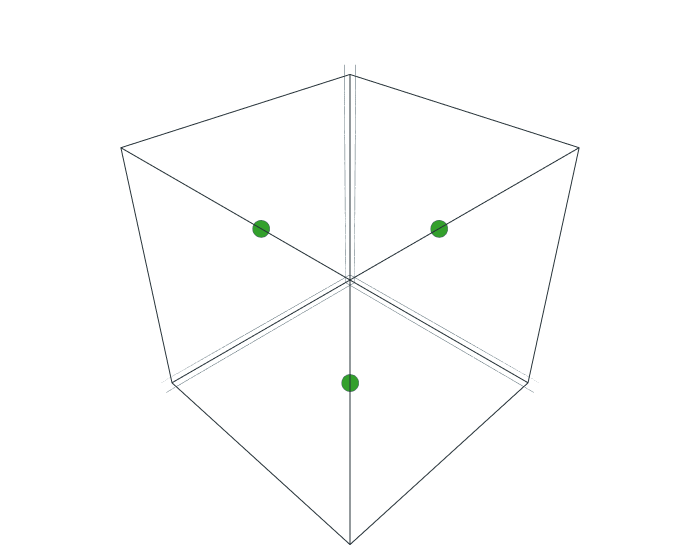

Here is the notebook cell this chart was saved with:
### Code cell
struct_Al.show.all()

### Figure 1 — Plotly figure (JSON) as saved in the notebook; plotly's stock layout.template omitted (floating-point values rounded to 4 significant figures)
{"data": [{"line": {"color": "#263238", "width": 2}, "mode": "lines", "name": "lines", "showlegend": false, "type": "scatter3d", "x": [0.0, 4.05, 4.05, 0.0, 0.0], "y": [0.0, 0.0, 4.05, 4.05, 0.0], "z": [0.0, 0.0, 0.0, 0.0, 0.0]}, {"line": {"color": "#263238", "width": 2}, "mode": "lines", "name": "lines", "showlegend": false, "type": "scatter3d", "x": [0.0, 4.05, 4.05, 0.0, 0.0], "y": [0.0, 0.0, 4.05, 4.05, 0.0], "z": [4.05, 4.05, 4.05, 4.05, 4.05]}, {"line": {"color": "#263238", "width": 2}, "mode": "lines", "name": "lines", "showlegend": false, "type": "scatter3d", "x": [0.0, 4.05, 4.05, 0.0, 0.0], "y": [0.0, 0.0, 0.0, 0.0, 0.0], "z": [0.0, 0.0, 4.05, 4.05, 0.0]}, {"line": {"color": "#263238", "width": 2}, "mode": "lines", "name": "lines", "showlegend": false, "type": "scatter3d", "x": [0.0, 4.05, 4.05, 0.0, 0.0], "y": [4.05, 4.05, 4.05, 4.05, 4.05], "z": [0.0, 0.0, 4.05, 4.05, 0.0]}, {"line": {"color": "#263238", "width": 2}, "mode": "lines", "name": "lines", "showlegend": false, "type": "scatter3d", "x": [0.0, 0.0, 0.0, 0.0, 0.0], "y": [0.0, 4.05, 4.05, 0.0, 0.0], "z": [0.0, 0.0, 4.05, 4.05, 0.0]}, {"line": {"color": "#263238", "width": 2}, "mode": "lines", "name": "lines", "showlegend": false, "type": "scatter3d", "x": [4.05, 4.05, 4.05, 4.05, 4.05], "y": [0.0, 4.05, 4.05, 0.0, 0.0], "z": [0.0, 0.0, 4.05, 4.05, 0.0]}, {"marker": {"color": "#33a02c", "line": {"color": "#455A64", "width": 0.5}, "opacity": 1, "size": 10, "sizemode": "diameter", "sizeref": 750}, "mode": "markers", "opacity": 1, "type": "scatter3d", "x": [2.025, 0.0, 2.025], "y": [0.0, 2.025, 2.025], "z": [2.025, 2.025, 0.0]}], "layout": {"margin": {"b": 10, "l": 10, "r": 10, "t": 10}, "scene": {"aspectmode": "data", "xaxis": {"showbackground": false, "showticklabels": false, "title": {"text": ""}, "zerolinecolor": "#455A64"}, "yaxis": {"showbackground": false, "showticklabels": false, "title": {"text": ""}, "zerolinecolor": "#455A64"}, "zaxis": {"showbackground": false, "showticklabels": false, "title": {"text": ""}, "zerolinecolor": "#455A64"}}, "showlegend": false, "width": 700}}
